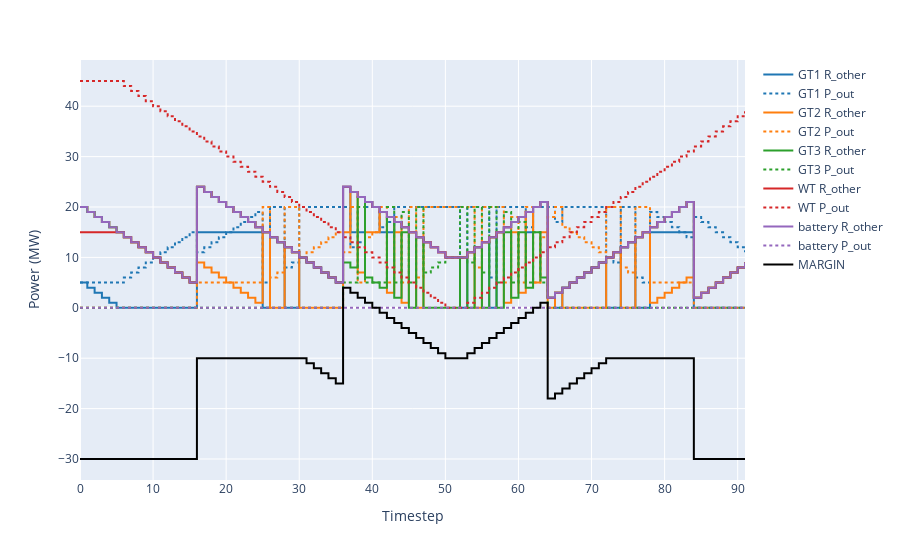

Notebook code cell kept with this figure:
### Code cell
oogeso.plots.plotElBackup(mc,showMargin=True)

### Figure 1 — Plotly figure (JSON) as saved in the notebook; plotly's stock layout.template omitted (floating-point values rounded to 4 significant figures)
{"data": [{"legendgroup": "GT1", "line": {"color": "rgb(31, 119, 180)", "shape": "hv"}, "mode": "lines", "name": "GT1 R_other", "type": "scatter", "x": [0, 1, 2, 3, 4, 5, 6, 7, 8, 9, 10, 11, 12, 13, 14, 15, 16, 17, 18, 19, 20, 21, 22, 23, 24, 25, 26, 27, 28, 29, 30, 31, 32, 33, 34, 35, 36, 37, 38, 39, 40, 41, 42, 43, 44, 45, 46, 47, 48, 49, 50, 51, 52, 53, 54, 55, 56, 57, 58, 59, 60, 61, 62, 63, 64, 65, 66, 67, 68, 69, 70, 71, 72, 73, 74, 75, 76, 77, 78, 79, 80, 81, 82, 83, 84, 85, 86, 87, 88, 89, 90, 91], "y": [5, 4, 3, 2, 1, 0, 0, 0, 0, 0, 0, 0, 0, 0, 0, 0, 15, 15, 15, 15, 15, 15, 15, 15, 15, 0, 14, 13, 0, 0, 10, 9, 8, 7, 6, 5, 24, 15, 15, 21, 20, 15, 15, 17, 16, 15, 14, 13, 12, 11, 10, 10, 0, 11, 12, 13, 0, 15, 16, 17, 18, 15, 20, 21, 2, 0, 4, 5, 6, 7, 8, 9, 0, 0, 12, 13, 0, 0, 15, 15, 15, 15, 15, 15, 0, 0, 0, 0, 0, 0, 0, 0]}, {"legendgroup": "GT1", "line": {"color": "rgb(31, 119, 180)", "dash": "dot", "shape": "hv"}, "name": "GT1 P_out", "type": "scatter", "x": [0, 1, 2, 3, 4, 5, 6, 7, 8, 9, 10, 11, 12, 13, 14, 15, 16, 17, 18, 19, 20, 21, 22, 23, 24, 25, 26, 27, 28, 29, 30, 31, 32, 33, 34, 35, 36, 37, 38, 39, 40, 41, 42, 43, 44, 45, 46, 47, 48, 49, 50, 51, 52, 53, 54, 55, 56, 57, 58, 59, 60, 61, 62, 63, 64, 65, 66, 67, 68, 69, 70, 71, 72, 73, 74, 75, 76, 77, 78, 79, 80, 81, 82, 83, 84, 85, 86, 87, 88, 89, 90, 91], "y": [5, 5, 5, 5, 5, 5, 6, 7, 8, 9, 10, 11, 12, 13, 14, 15, 11, 12, 13, 14, 15, 16, 17, 18, 19, 5, 20, 20, 8, 9, 20, 20, 20, 20, 20, 20, 20, 12, 13, 20, 20, 16, 17, 20, 20, 20, 20, 20, 20, 20, 20, 20, 10, 20, 20, 20, 6, 20, 20, 20, 20, 16, 20, 20, 20, 17, 20, 20, 20, 20, 20, 20, 10, 9, 20, 20, 6, 5, 19, 18, 17, 16, 15, 14, 18, 17, 16, 15, 14, 13, 12, 11]}, {"legendgroup": "GT2", "line": {"color": "rgb(255, 127, 14)", "shape": "hv"}, "mode": "lines", "name": "GT2 R_other", "type": "scatter", "x": [0, 1, 2, 3, 4, 5, 6, 7, 8, 9, 10, 11, 12, 13, 14, 15, 16, 17, 18, 19, 20, 21, 22, 23, 24, 25, 26, 27, 28, 29, 30, 31, 32, 33, 34, 35, 36, 37, 38, 39, 40, 41, 42, 43, 44, 45, 46, 47, 48, 49, 50, 51, 52, 53, 54, 55, 56, 57, 58, 59, 60, 61, 62, 63, 64, 65, 66, 67, 68, 69, 70, 71, 72, 73, 74, 75, 76, 77, 78, 79, 80, 81, 82, 83, 84, 85, 86, 87, 88, 89, 90, 91], "y": [20, 19, 18, 17, 16, 15, 14, 13, 12, 11, 10, 9, 8, 7, 6, 5, 9, 8, 7, 6, 5, 4, 3, 2, 1, 15, 0, 0, 12, 11, 0, 0, 0, 0, 0, 0, 15, 23, 7, 15, 15, 19, 3, 15, 1, 15, 0, 13, 12, 11, 10, 10, 10, 11, 0, 13, 14, 15, 1, 15, 3, 19, 5, 15, 0, 3, 0, 0, 0, 0, 0, 0, 10, 11, 0, 0, 14, 15, 1, 2, 3, 4, 5, 6, 2, 3, 4, 5, 6, 7, 8, 9]}, {"legendgroup": "GT2", "line": {"color": "rgb(255, 127, 14)", "dash": "dot", "shape": "hv"}, "name": "GT2 P_out", "type": "scatter", "x": [0, 1, 2, 3, 4, 5, 6, 7, 8, 9, 10, 11, 12, 13, 14, 15, 16, 17, 18, 19, 20, 21, 22, 23, 24, 25, 26, 27, 28, 29, 30, 31, 32, 33, 34, 35, 36, 37, 38, 39, 40, 41, 42, 43, 44, 45, 46, 47, 48, 49, 50, 51, 52, 53, 54, 55, 56, 57, 58, 59, 60, 61, 62, 63, 64, 65, 66, 67, 68, 69, 70, 71, 72, 73, 74, 75, 76, 77, 78, 79, 80, 81, 82, 83, 84, 85, 86, 87, 88, 89, 90, 91], "y": [0, 0, 0, 0, 0, 0, 0, 0, 0, 0, 0, 0, 0, 0, 0, 0, 5, 5, 5, 5, 5, 5, 5, 5, 5, 20, 6, 7, 20, 20, 10, 11, 12, 13, 14, 15, 11, 20, 5, 14, 15, 20, 5, 18, 5, 20, 6, 20, 20, 20, 20, 20, 20, 20, 8, 20, 20, 20, 5, 18, 5, 20, 5, 14, 18, 20, 16, 15, 14, 13, 12, 11, 20, 20, 8, 7, 20, 20, 5, 5, 5, 5, 5, 5, 0, 0, 0, 0, 0, 0, 0, 0]}, {"legendgroup": "GT3", "line": {"color": "rgb(44, 160, 44)", "shape": "hv"}, "mode": "lines", "name": "GT3 R_other", "type": "scatter", "x": [0, 1, 2, 3, 4, 5, 6, 7, 8, 9, 10, 11, 12, 13, 14, 15, 16, 17, 18, 19, 20, 21, 22, 23, 24, 25, 26, 27, 28, 29, 30, 31, 32, 33, 34, 35, 36, 37, 38, 39, 40, 41, 42, 43, 44, 45, 46, 47, 48, 49, 50, 51, 52, 53, 54, 55, 56, 57, 58, 59, 60, 61, 62, 63, 64, 65, 66, 67, 68, 69, 70, 71, 72, 73, 74, 75, 76, 77, 78, 79, 80, 81, 82, 83, 84, 85, 86, 87, 88, 89, 90, 91], "y": [20, 19, 18, 17, 16, 15, 14, 13, 12, 11, 10, 9, 8, 7, 6, 5, 24, 23, 22, 21, 20, 19, 18, 17, 16, 15, 14, 13, 12, 11, 10, 9, 8, 7, 6, 5, 9, 8, 22, 6, 5, 4, 18, 2, 15, 0, 14, 0, 0, 0, 0, 0, 10, 0, 12, 0, 14, 0, 15, 2, 15, 4, 15, 6, 2, 3, 4, 5, 6, 7, 8, 9, 10, 11, 12, 13, 14, 15, 16, 17, 18, 19, 20, 21, 2, 3, 4, 5, 6, 7, 8, 9]}, {"legendgroup": "GT3", "line": {"color": "rgb(44, 160, 44)", "dash": "dot", "shape": "hv"}, "name": "GT3 P_out", "type": "scatter", "x": [0, 1, 2, 3, 4, 5, 6, 7, 8, 9, 10, 11, 12, 13, 14, 15, 16, 17, 18, 19, 20, 21, 22, 23, 24, 25, 26, 27, 28, 29, 30, 31, 32, 33, 34, 35, 36, 37, 38, 39, 40, 41, 42, 43, 44, 45, 46, 47, 48, 49, 50, 51, 52, 53, 54, 55, 56, 57, 58, 59, 60, 61, 62, 63, 64, 65, 66, 67, 68, 69, 70, 71, 72, 73, 74, 75, 76, 77, 78, 79, 80, 81, 82, 83, 84, 85, 86, 87, 88, 89, 90, 91], "y": [0, 0, 0, 0, 0, 0, 0, 0, 0, 0, 0, 0, 0, 0, 0, 0, 0, 0, 0, 0, 0, 0, 0, 0, 0, 0, 0, 0, 0, 0, 0, 0, 0, 0, 0, 0, 5, 5, 20, 5, 5, 5, 20, 5, 19, 5, 20, 7, 8, 9, 10, 10, 20, 9, 20, 7, 20, 5, 19, 5, 17, 5, 15, 5, 0, 0, 0, 0, 0, 0, 0, 0, 0, 0, 0, 0, 0, 0, 0, 0, 0, 0, 0, 0, 0, 0, 0, 0, 0, 0, 0, 0]}, {"legendgroup": "WT", "line": {"color": "rgb(214, 39, 40)", "shape": "hv"}, "mode": "lines", "name": "WT R_other", "type": "scatter", "x": [0, 1, 2, 3, 4, 5, 6, 7, 8, 9, 10, 11, 12, 13, 14, 15, 16, 17, 18, 19, 20, 21, 22, 23, 24, 25, 26, 27, 28, 29, 30, 31, 32, 33, 34, 35, 36, 37, 38, 39, 40, 41, 42, 43, 44, 45, 46, 47, 48, 49, 50, 51, 52, 53, 54, 55, 56, 57, 58, 59, 60, 61, 62, 63, 64, 65, 66, 67, 68, 69, 70, 71, 72, 73, 74, 75, 76, 77, 78, 79, 80, 81, 82, 83, 84, 85, 86, 87, 88, 89, 90, 91], "y": [15, 15, 15, 15, 15, 15, 14, 13, 12, 11, 10, 9, 8, 7, 6, 5, 24, 23, 22, 21, 20, 19, 18, 17, 16, 15, 14, 13, 12, 11, 10, 9, 8, 7, 6, 5, 24, 23, 22, 21, 20, 19, 18, 17, 16, 15, 14, 13, 12, 11, 10, 10, 10, 11, 12, 13, 14, 15, 16, 17, 18, 19, 20, 21, 2, 3, 4, 5, 6, 7, 8, 9, 10, 11, 12, 13, 14, 15, 16, 17, 18, 19, 20, 21, 2, 3, 4, 5, 6, 7, 8, 9]}, {"legendgroup": "WT", "line": {"color": "rgb(214, 39, 40)", "dash": "dot", "shape": "hv"}, "name": "WT P_out", "type": "scatter", "x": [0, 1, 2, 3, 4, 5, 6, 7, 8, 9, 10, 11, 12, 13, 14, 15, 16, 17, 18, 19, 20, 21, 22, 23, 24, 25, 26, 27, 28, 29, 30, 31, 32, 33, 34, 35, 36, 37, 38, 39, 40, 41, 42, 43, 44, 45, 46, 47, 48, 49, 50, 51, 52, 53, 54, 55, 56, 57, 58, 59, 60, 61, 62, 63, 64, 65, 66, 67, 68, 69, 70, 71, 72, 73, 74, 75, 76, 77, 78, 79, 80, 81, 82, 83, 84, 85, 86, 87, 88, 89, 90, 91], "y": [45, 45, 45, 45, 45, 45, 44, 43, 42, 41, 40, 39, 38, 37, 36, 35, 34, 33, 32, 31, 30, 29, 28, 27, 26, 25, 24, 23, 22, 21, 20, 19, 18, 17, 16, 15, 14, 13, 12, 11, 10, 9, 8, 7, 6, 5, 4, 3, 2, 1, 0, 0, 0, 1, 2, 3, 4, 5, 6, 7, 8, 9, 10, 11, 12, 13, 14, 15, 16, 17, 18, 19, 20, 21, 22, 23, 24, 25, 26, 27, 28, 29, 30, 31, 32, 33, 34, 35, 36, 37, 38, 39]}, {"legendgroup": "battery", "line": {"color": "rgb(148, 103, 189)", "shape": "hv"}, "mode": "lines", "name": "battery R_other", "type": "scatter", "x": [0, 1, 2, 3, 4, 5, 6, 7, 8, 9, 10, 11, 12, 13, 14, 15, 16, 17, 18, 19, 20, 21, 22, 23, 24, 25, 26, 27, 28, 29, 30, 31, 32, 33, 34, 35, 36, 37, 38, 39, 40, 41, 42, 43, 44, 45, 46, 47, 48, 49, 50, 51, 52, 53, 54, 55, 56, 57, 58, 59, 60, 61, 62, 63, 64, 65, 66, 67, 68, 69, 70, 71, 72, 73, 74, 75, 76, 77, 78, 79, 80, 81, 82, 83, 84, 85, 86, 87, 88, 89, 90, 91], "y": [20, 19, 18, 17, 16, 15, 14, 13, 12, 11, 10, 9, 8, 7, 6, 5, 24, 23, 22, 21, 20, 19, 18, 17, 16, 15, 14, 13, 12, 11, 10, 9, 8, 7, 6, 5, 24, 23, 22, 21, 20, 19, 18, 17, 16, 15, 14, 13, 12, 11, 10, 10, 10, 11, 12, 13, 14, 15, 16, 17, 18, 19, 20, 21, 2, 3, 4, 5, 6, 7, 8, 9, 10, 11, 12, 13, 14, 15, 16, 17, 18, 19, 20, 21, 2, 3, 4, 5, 6, 7, 8, 9]}, {"legendgroup": "battery", "line": {"color": "rgb(148, 103, 189)", "dash": "dot", "shape": "hv"}, "name": "battery P_out", "type": "scatter", "x": [0, 1, 2, 3, 4, 5, 6, 7, 8, 9, 10, 11, 12, 13, 14, 15, 16, 17, 18, 19, 20, 21, 22, 23, 24, 25, 26, 27, 28, 29, 30, 31, 32, 33, 34, 35, 36, 37, 38, 39, 40, 41, 42, 43, 44, 45, 46, 47, 48, 49, 50, 51, 52, 53, 54, 55, 56, 57, 58, 59, 60, 61, 62, 63, 64, 65, 66, 67, 68, 69, 70, 71, 72, 73, 74, 75, 76, 77, 78, 79, 80, 81, 82, 83, 84, 85, 86, 87, 88, 89, 90, 91], "y": [0, 0, 0, 0, 0, 0, 0, 0, 0, 0, 0, 0, 0, 0, 0, 0, 0, 0, 0, 0, 0, 0, 0, 0, 0, 0, 0, 0, 0, 0, 0, 0, 0, 0, 0, 0, 0, 0, 0, 0, 0, 0, 0, 0, 0, 0, 0, 0, 0, 0, 0, 0, 0, 0, 0, 0, 0, 0, 0, 0, 0, 0, 0, 0, 0, 0, 0, 0, 0, 0, 0, 0, 0, 0, 0, 0, 0, 0, 0, 0, 0, 0, 0, 0, 0, 0, 0, 0, 0, 0, 0, 0]}, {"line": {"color": "black", "shape": "hv"}, "name": "MARGIN", "type": "scatter", "x": [0, 1, 2, 3, 4, 5, 6, 7, 8, 9, 10, 11, 12, 13, 14, 15, 16, 17, 18, 19, 20, 21, 22, 23, 24, 25, 26, 27, 28, 29, 30, 31, 32, 33, 34, 35, 36, 37, 38, 39, 40, 41, 42, 43, 44, 45, 46, 47, 48, 49, 50, 51, 52, 53, 54, 55, 56, 57, 58, 59, 60, 61, 62, 63, 64, 65, 66, 67, 68, 69, 70, 71, 72, 73, 74, 75, 76, 77, 78, 79, 80, 81, 82, 83, 84, 85, 86, 87, 88, 89, 90, 91], "y": [-30, -30, -30, -30, -30, -30, -30, -30, -30, -30, -30, -30, -30, -30, -30, -30, -10, -10, -10, -10, -10, -10, -10, -10, -10, -10, -10, -10, -10, -10, -10, -11, -12, -13, -14, -15, 4, 3, 2, 1, 0, -1, -2, -3, -4, -5, -6, -7, -8, -9, -10, -10, -10, -9, -8, -7, -6, -5, -4, -3, -2, -1, 0, 1, -18, -17, -16, -15, -14, -13, -12, -11, -10, -10, -10, -10, -10, -10, -10, -10, -10, -10, -10, -10, -30, -30, -30, -30, -30, -30, -30, -30]}], "layout": {"legend": {"tracegroupgap": 0}, "margin": {"t": 60}, "xaxis": {"anchor": "y", "domain": [0, 1], "title": {"text": "Timestep"}}, "yaxis": {"anchor": "x", "domain": [0, 1], "title": {"text": "Power (MW)"}}}}
